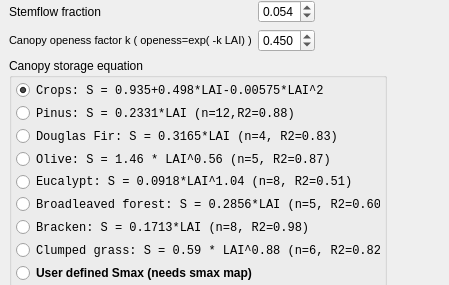
              <widget class="QWidget" name="page_2">
               <property name="geometry">
                <rect>
                 <x>0</x>
                 <y>0</y>
                 <width>449</width>
                 <height>285</height>
                </rect>
               </property>
               <attribute name="label">
                <string>Interception</string>
               </attribute>
               <widget class="QWidget" name="layoutWidget">
                <property name="geometry">
                 <rect>
                  <x>9</x>
                  <y>0</y>
                  <width>378</width>
                  <height>288</height>
                 </rect>
                </property>
                <layout class="QVBoxLayout" name="verticalLayout_3">
                 <item>
                  <layout class="QGridLayout" name="gridLayout_28">
                   <item row="0" column="0">
                    <widget class="QLabel" name="label_59">
                     <property name="sizePolicy">
                      <sizepolicy hsizetype="Preferred" vsizetype="Preferred">
                       <horstretch>0</horstretch>
                       <verstretch>0</verstretch>
                      </sizepolicy>
                     </property>
                     <property name="palette">
                      <palette>
                       <active>
                        <colorrole role="ButtonText">
                         <brush brushstyle="SolidPattern">
                          <color alpha="255">
                           <red>0</red>
                           <green>0</green>
                           <blue>0</blue>
                          </color>
                         </brush>
                        </colorrole>
                       </active>
                       <inactive>
                        <colorrole role="ButtonText">
                         <brush brushstyle="SolidPattern">
                          <color alpha="255">
                           <red>0</red>
                           <green>0</green>
                           <blue>0</blue>
                          </color>
                         </brush>
                        </colorrole>
                       </inactive>
                       <disabled>
                        <colorrole role="ButtonText">
                         <brush brushstyle="SolidPattern">
                          <color alpha="255">
                           <red>122</red>
                           <green>122</green>
                           <blue>122</blue>
                          </color>
                         </brush>
                        </colorrole>
                       </disabled>
                      </palette>
                     </property>
                     <property name="font">
                      <font>
                       <weight>50</weight>
                       <bold>false</bold>
                      </font>
                     </property>
                     <property name="text">
                      <string>Stemflow fraction</string>
                     </property>
                    </widget>
                   </item>
                   <item row="0" column="1">
                    <widget class="QDoubleSpinBox" name="E_StemflowFraction">
                     <property name="sizePolicy">
                      <sizepolicy hsizetype="Fixed" vsizetype="Fixed">
                       <horstretch>0</horstretch>
                       <verstretch>0</verstretch>
                      </sizepolicy>
                     </property>
                     <property name="font">
                      <font>
                       <weight>50</weight>
                       <bold>false</bold>
                      </font>
                     </property>
                     <property name="decimals">
                      <number>3</number>
                     </property>
                     <property name="maximum">
                      <double>1.000000000000000</double>
                     </property>
                     <property name="singleStep">
                      <double>0.001000000000000</double>
                     </property>
                     <property name="value">
                      <double>0.054000000000000</double>
                     </property>
                    </widget>
                   </item>
                   <item row="1" column="0">
                    <widget class="QLabel" name="label_62">
                     <property name="palette">
                      <palette>
                       <active>
                        <colorrole role="ButtonText">
                         <brush brushstyle="SolidPattern">
                          <color alpha="255">
                           <red>0</red>
                           <green>0</green>
                           <blue>0</blue>
                          </color>
                         </brush>
                        </colorrole>
                       </active>
                       <inactive>
                        <colorrole role="ButtonText">
                         <brush brushstyle="SolidPattern">
                          <color alpha="255">
                           <red>0</red>
                           <green>0</green>
                           <blue>0</blue>
                          </color>
                         </brush>
                        </colorrole>
                       </inactive>
                       <disabled>
                        <colorrole role="ButtonText">
                         <brush brushstyle="SolidPattern">
                          <color alpha="255">
                           <red>122</red>
                           <green>122</green>
                           <blue>122</blue>
                          </color>
                         </brush>
                        </colorrole>
                       </disabled>
                      </palette>
                     </property>
                     <property name="font">
                      <font>
                       <weight>50</weight>
                       <bold>false</bold>
                      </font>
                     </property>
                     <property name="text">
                      <string>&lt;!DOCTYPE HTML PUBLIC &quot;-//W3C//DTD HTML 4.0//EN&quot; &quot;http://www.w3.org/TR/REC-html40/strict.dtd&quot;&gt;
&lt;html&gt;&lt;head&gt;&lt;meta name=&quot;qrichtext&quot; content=&quot;1&quot; /&gt;&lt;style type=&quot;text/css&quot;&gt;
p, li { white-space: pre-wrap; }
&lt;/style&gt;&lt;/head&gt;&lt;body style=&quot; font-family:'MS Shell Dlg 2'; font-size:8.25pt; font-weight:400; font-style:normal;&quot;&gt;
&lt;p style=&quot; margin-top:0px; margin-bottom:0px; margin-left:0px; margin-right:0px; -qt-block-indent:0; text-indent:0px;&quot;&gt;&lt;span style=&quot; font-size:8pt;&quot;&gt;Canopy openess factor k ( openess=exp( -k LAI) )&lt;/span&gt;&lt;/p&gt;&lt;/body&gt;&lt;/html&gt;</string>
                     </property>
                    </widget>
                   </item>
                   <item row="1" column="1">
                    <widget class="QDoubleSpinBox" name="E_CanopyOpeness">
                     <property name="font">
                      <font>
                       <weight>50</weight>
                       <bold>false</bold>
                      </font>
                     </property>
                     <property name="decimals">
                      <number>3</number>
                     </property>
                     <property name="maximum">
                      <double>1.000000000000000</double>
                     </property>
                     <property name="singleStep">
                      <double>0.001000000000000</double>
                     </property>
                     <property name="value">
                      <double>0.450000000000000</double>
                     </property>
                    </widget>
                   </item>
                   <item row="0" column="2">
                    <spacer name="horizontalSpacer_4">
                     <property name="orientation">
                      <enum>Qt::Horizontal</enum>
                     </property>
                     <property name="sizeHint" stdset="0">
                      <size>
                       <width>40</width>
                       <height>20</height>
                      </size>
                     </property>
                    </spacer>
                   </item>
                  </layout>
                 </item>
                 <item>
                  <widget class="QGroupBox" name="groupInterception">
                   <property name="title">
                    <string>Canopy storage equation</string>
                   </property>
                   <property name="flat">
                    <bool>false</bool>
                   </property>
                   <property name="checkable">
                    <bool>false</bool>
                   </property>
                   <layout class="QGridLayout" name="gridLayout_5">
                    <property name="margin">
                     <number>4</number>
                    </property>
                    <item row="0" column="0">
                     <widget class="QRadioButton" name="radioButton_1">
                      <property name="font">
                       <font>
                        <family>Courier New</family>
                        <weight>50</weight>
                        <bold>false</bold>
                       </font>
                      </property>
                      <property name="text">
                       <string>Crops: S = 0.935+0.498*LAI-0.00575*LAI^2</string>
                      </property>
                      <property name="checked">
                       <bool>true</bool>
                      </property>
                      <attribute name="buttonGroup">
                       <string>buttonGroup_3</string>
                      </attribute>
                     </widget>
                    </item>
                    <item row="1" column="0">
                     <widget class="QRadioButton" name="radioButton_2">
                      <property name="font">
                       <font>
                        <family>Courier New</family>
                        <weight>50</weight>
                        <bold>false</bold>
                       </font>
                      </property>
                      <property name="text">
                       <string>Pinus: S = 0.2331*LAI (n=12,R2=0.88)</string>
                      </property>
                      <attribute name="buttonGroup">
                       <string>buttonGroup_3</string>
                      </attribute>
                     </widget>
                    </item>
                    <item row="2" column="0">
                     <widget class="QRadioButton" name="radioButton_3">
                      <property name="font">
                       <font>
                        <family>Courier New</family>
                        <weight>50</weight>
                        <bold>false</bold>
                       </font>
                      </property>
                      <property name="text">
                       <string>Douglas Fir: S = 0.3165*LAI (n=4, R2=0.83)</string>
                      </property>
                      <attribute name="buttonGroup">
                       <string>buttonGroup_3</string>
                      </attribute>
                     </widget>
                    </item>
                    <item row="3" column="0">
                     <widget class="QRadioButton" name="radioButton_4">
                      <property name="font">
                       <font>
                        <family>Courier New</family>
                        <weight>50</weight>
                        <bold>false</bold>
                       </font>
                      </property>
                      <property name="text">
                       <string>Olive: S = 1.46 * LAI^0.56 (n=5, R2=0.87)</string>
                      </property>
                      <attribute name="buttonGroup">
                       <string>buttonGroup_3</string>
                      </attribute>
                     </widget>
                    </item>
                    <item row="4" column="0">
                     <widget class="QRadioButton" name="radioButton_5">
                      <property name="font">
                       <font>
                        <family>Courier New</family>
                        <weight>50</weight>
                        <bold>false</bold>
                       </font>
                      </property>
                      <property name="text">
                       <string>Eucalypt: S = 0.0918*LAI^1.04 (n=8, R2=0.51)</string>
                      </property>
                      <attribute name="buttonGroup">
                       <string>buttonGroup_3</string>
                      </attribute>
                     </widget>
                    </item>
                    <item row="5" column="0">
                     <widget class="QRadioButton" name="radioButton_6">
                      <property name="font">
                       <font>
                        <family>Courier New</family>
                        <weight>50</weight>
                        <bold>false</bold>
                       </font>
                      </property>
                      <property name="text">
                       <string>Broadleaved forest: S = 0.2856*LAI (n=5, R2=0.60)</string>
                      </property>
                      <attribute name="buttonGroup">
                       <string>buttonGroup_3</string>
                      </attribute>
                     </widget>
                    </item>
                    <item row="6" column="0">
                     <widget class="QRadioButton" name="radioButton_7">
                      <property name="font">
                       <font>
                        <family>Courier New</family>
                        <weight>50</weight>
                        <bold>false</bold>
                       </font>
                      </property>
                      <property name="text">
                       <string>Bracken: S = 0.1713*LAI (n=8, R2=0.98)</string>
                      </property>
                      <attribute name="buttonGroup">
                       <string>buttonGroup_3</string>
                      </attribute>
                     </widget>
                    </item>
                    <item row="7" column="0">
                     <widget class="QRadioButton" name="radioButton_8">
                      <property name="font">
                       <font>
                        <family>Courier New</family>
                        <weight>50</weight>
                        <bold>false</bold>
                       </font>
                      </property>
                      <property name="text">
                       <string>Clumped grass: S = 0.59 * LAI^0.88 (n=6, R2=0.82)</string>
                      </property>
                      <attribute name="buttonGroup">
                       <string>buttonGroup_3</string>
                      </attribute>
                     </widget>
                    </item>
                    <item row="8" column="0">
                     <widget class="QRadioButton" name="radioButton_9">
                      <property name="font">
                       <font>
                        <weight>75</weight>
                        <bold>true</bold>
                       </font>
                      </property>
                      <property name="text">
                       <string>User defined Smax (needs smax map)</string>
                      </property>
                      <attribute name="buttonGroup">
                       <string>buttonGroup_3</string>
                      </attribute>
                     </widget>
                    </item>
                   </layout>
                  </widget>
                 </item>
                </layout>
               </widget>
              </widget>
